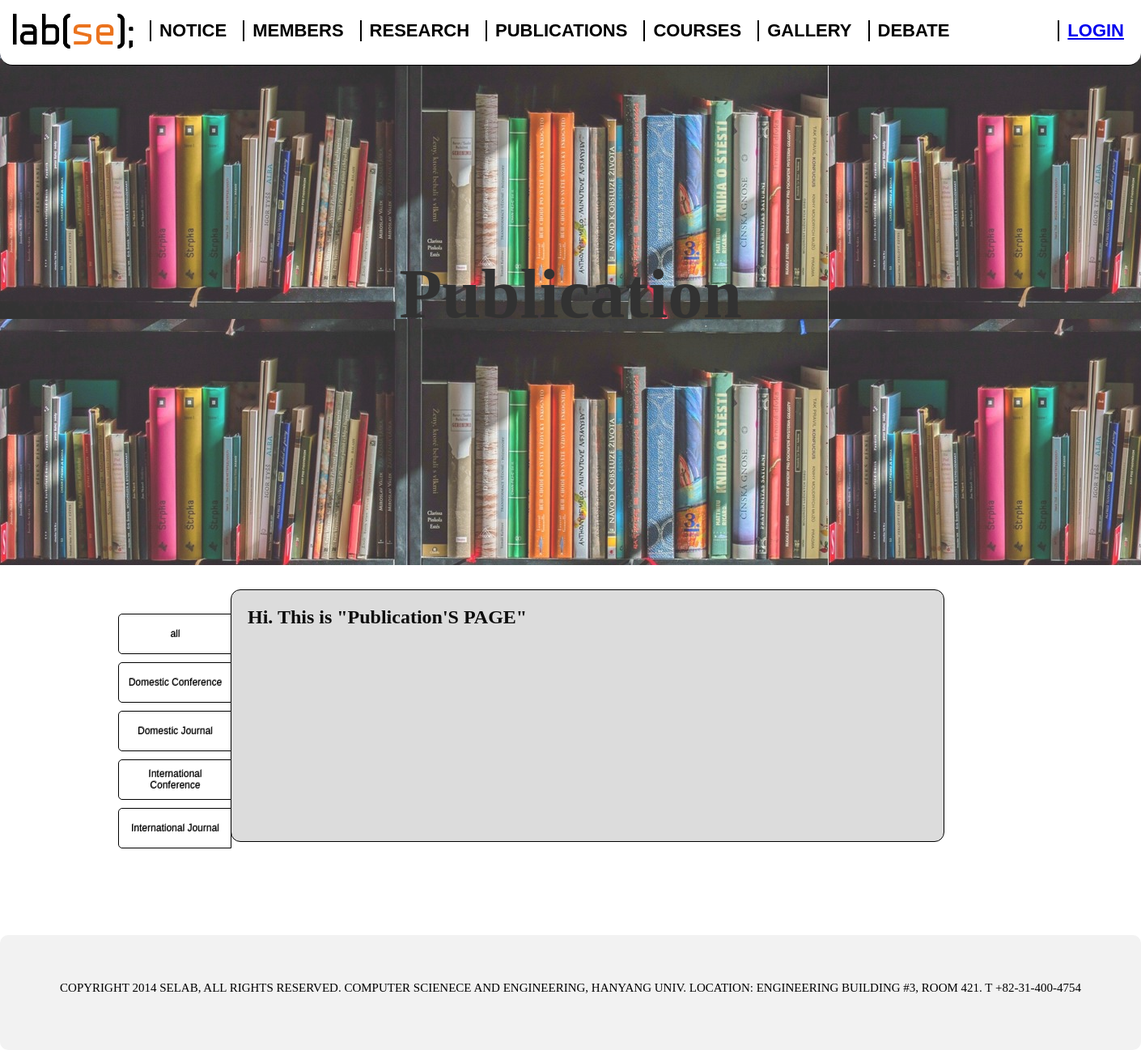
Screenshot of /publications/publication.php with the database file from the repository.
### tables this page shows
CREATE TABLE Publications_type (
    Type Varchar(30) not null,
    CONSTRAINT PK_Publications_type PRIMARY KEY(Type)
);

### publications/publication.php (the view, shortened to what this page needs)
<!DOCTYPE html>
<html>
<head>
	<link rel="stylesheet" href="css/publication.css" type="text/css" />
	<link rel="stylesheet" type="text/css" href="../resource/css/common.css" />
</head>
<body>
  <?php
  include "../resource/nav.php";
  $conn=connect();
  ?>
  <main>
   <div class="contents">
    <div class="main_section">
     <h1>Publication</h1>
   </div>
  <div class="tab_class">
    <div id="tab">
      <?php
      $stmt = $conn->prepare("SELECT type FROM publications_type");
      $stmt->execute();
      $result = $stmt->fetchAll();
      foreach ($result as $key => $value) { ?>
        <button class="Publication_BUTTON" id="<?=$value['type']?>" onclick="Button_Tree('<?=$value["type"]?>_DIV','<?=$value["type"]?>')"><?=$value['type']?></button><br>
      <?php } ?>
    </div>
    <div class="mainbody" id="START">
      <h2>Hi. This is "Publication'S PAGE"</h2>
    </div>
  </div>
</div>
</main>
<?php
include "../resource/footer.php";
?>
</body>
</html>

### publications/css/publication.css (style rules this page uses)
.main_section { background-image: url('../../resource/images/publication.jpg'); }

### resource/css/common.css (style rules this page uses)
html,body { background: white; width: 100%; margin: 0; }
main { padding-bottom: 100px; }
.main_section { line-height: 610px; width: 100%; height: 640px; text-align: center; vertical-align: middle; opacity: 0.8; margin-top : -70px; }
.main_section h1 { font-size: 65pt; color: black; opacity : 1; }
.mainbody { border : 1px solid black; border-radius : 12px; background-color : #dcdcdc; margin-left : 20%; color : #0d0d0d; width : 60%; min-height: 300px; margin-top : 30px; padding-left : 20px; padding-right : 20px; padding-bottom : 10px; }
#tab { margin-top : 20px; float : left; margin-left : 10.1%; }
#tab button { width : 140px; height : 50px; padding : 10px; float : right; background-color : skyblue; color : black; margin-top: 10px; text-align : center; text-shadow : 0.5px -1px gray; font-size : 12px; border : 1px solid black; border-top-left-radius : 5px; border-bottom-left-radius : 5px; cursor : pointer; }
.tab_class { width : 1400px; margin-left : auto; margin-right : auto; }

### rows the page displays
publications_type: Type "all"
publications_type: Type "Domestic Conference"
publications_type: Type "Domestic Journal"
publications_type: Type "International Conference"
publications_type: Type "International Journal"
